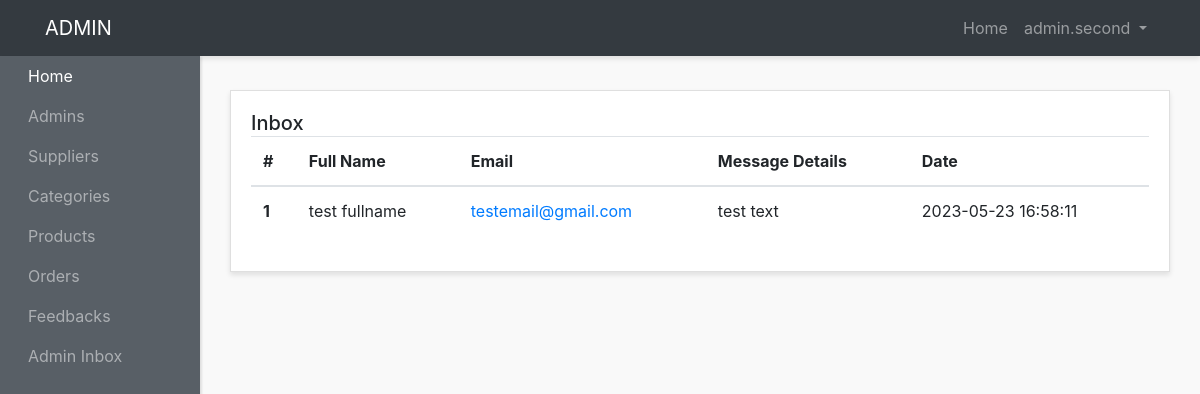
Page /admin-panel/contacts/contact.php (signed in) on the committed database.
### tables this page shows
CREATE TABLE `contact` (
  `id` int(3) NOT NULL,
  `fullname` varchar(200) NOT NULL,
  `email` varchar(200) NOT NULL,
  `details` text NOT NULL,
  `created_at` timestamp NOT NULL DEFAULT current_timestamp()
);

### admin-panel/contacts/contact.php (the view, shortened to what this page needs)
<?php require("../layouts/header.php")?>
<?php require("../../config/config.php")?>
<?php
  $contacts=$conn-> query("SELECT* FROM contact");
  $contacts->execute();
  $allContacts=$contacts->fetchAll(PDO::FETCH_OBJ);
?>
        <div class="row">
        <div class="col">
          <div class="card">
            <div class="card-body">
              <h5 class="card-title mb-4 d-inline">Inbox</h5> <br>
              <table class="table">
                <thead>
                  <tr>
                    <th scope="col">#</th>
                    <th scope="col">Full Name</th>
                    <th scope="col">Email</th>
                    <th scope="col">Message Details</th>
                    <th scope="col">Date</th>
                  </tr>
                </thead>
                <tbody>
                  <?php
                  $counter=1;
                  foreach($allContacts as $contact):?>
                  <tr>
                    <th scope="row"><?php echo $counter++;?></th>
                    <td><?php echo $contact->fullname;?></td>
                    <td><a href="mailto:<?php echo $contact->email;?>"><?php echo $contact->email;?></a></td>
                    <td><?php echo $contact->details;?></td>
                    <td><?php echo $contact->created_at;?></td>
                </tr>
                <?php endforeach;?>
                </tbody>
              </table>
            </div>
          </div>
        </div>
      </div>
      <?php require("../layouts/footer.php")?>

### admin-panel/styles/style.css (style rules this page uses)
body { background:#f9f9f9; }
.card { margin-bottom: 15px; border-radius:0; box-shadow: 0 3px 5px rgba(0,0,0,.1); }

### rows in the picture
contact: fullname "test fullname", email "testemail@gmail.com", details "test text", created_at "2023-05-23 16:58:11"

### other values in the picture
$_SESSION['adminname'] "admin.second"
